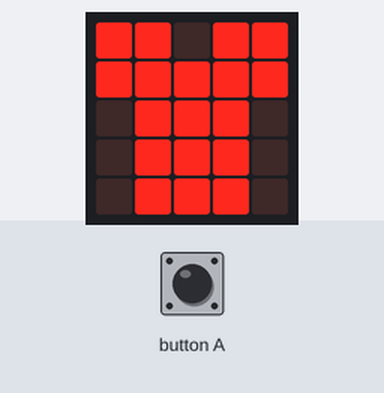
Simulated run of this program. Board: BBC micro:bit (MakeCode). On the bench: the board's 5×5 LED display. Inputs (shaded band) come from the test bench. Random numbers come from a fixed seed.

Above: at 1.8 s.
1.9 s: button A pressed for 0.15 s
At 2.7 s:
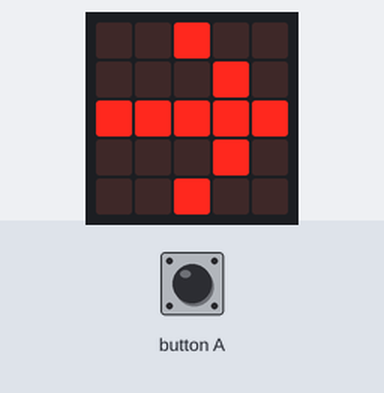
3.5 s: button A pressed for 0.15 s
At 4.8 s:
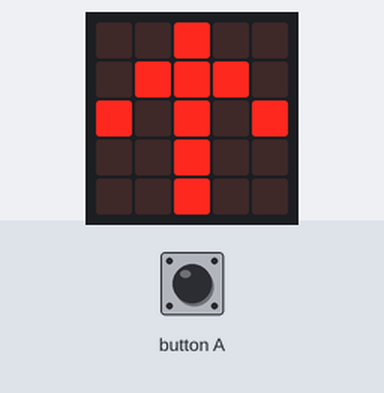
5.1 s: button A pressed for 0.15 s
At 6.3 s:
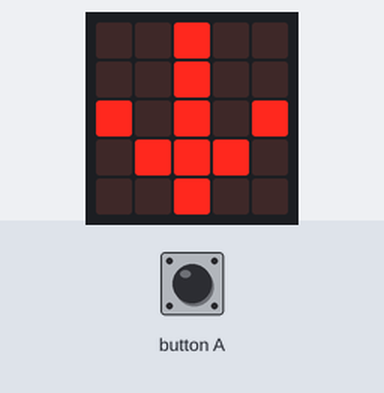
6.7 s: button A pressed 2 times (0.12 s each, 0.3 s apart)
At 8.1 s:
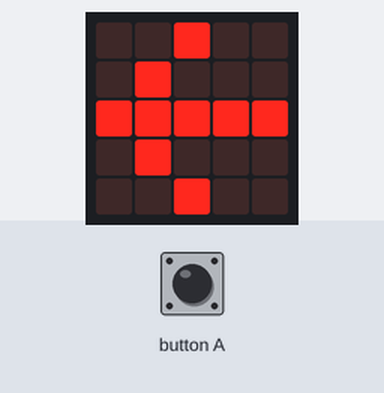
Timing chart, 0 to 9.7 s (numbered marks = the images above; inputs shaded):
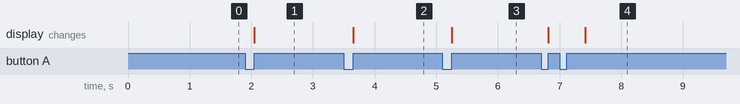

Measured:
- after the input at 1.9 s, the display: changes after 0.15 s (image 1)
- after the input at 3.5 s, the display: changes after 0.15 s (image 2)
- after the input at 5.1 s, the display: changes after 0.15 s (image 3)
- after the input at 6.7 s, the display: first changes after 0.12 s (image 4 shows a later state)

The program:

main.ts
```typescript
input.onButtonPressed(Button.A, function () {
    basic.clearScreen()
    _1 = randint(1, 4)
    if (_1 == 1) {
        basic.showArrow(ArrowNames.North)
    } else {
        if (_1 == 2) {
            basic.showArrow(ArrowNames.East)
        } else {
            if (_1 == 3) {
                basic.showArrow(ArrowNames.South)
            } else {
                if (_1 == 4) {
                    basic.showArrow(ArrowNames.West)
                }
            }
        }
    }
})
let _1 = 0
basic.showIcon(IconNames.TShirt)
```

test.ts
```typescript
// 在此处测试；当此软件包作为插件使用时，将不会编译此软件包。
```
